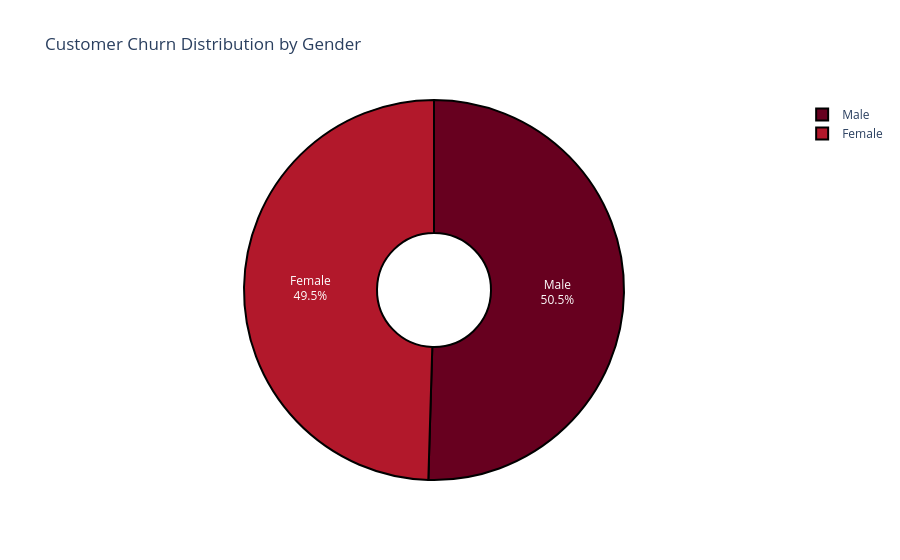
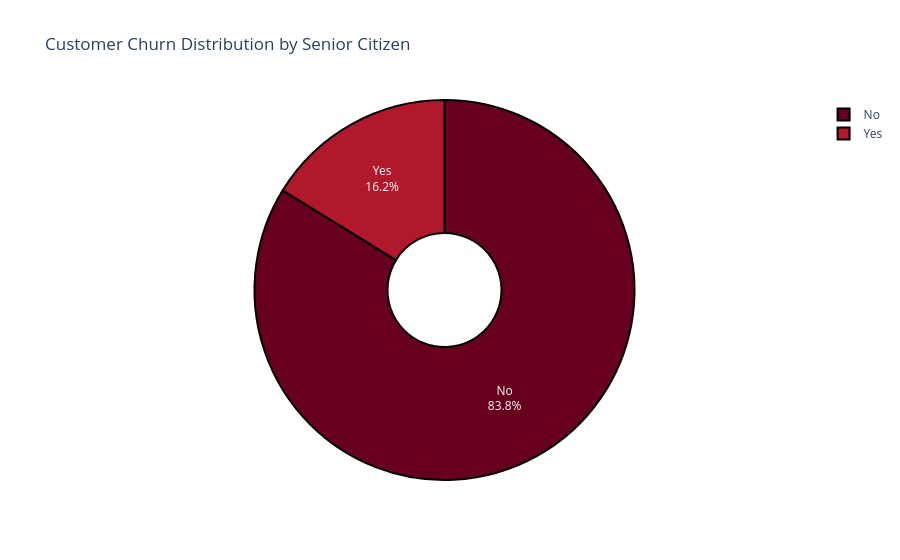
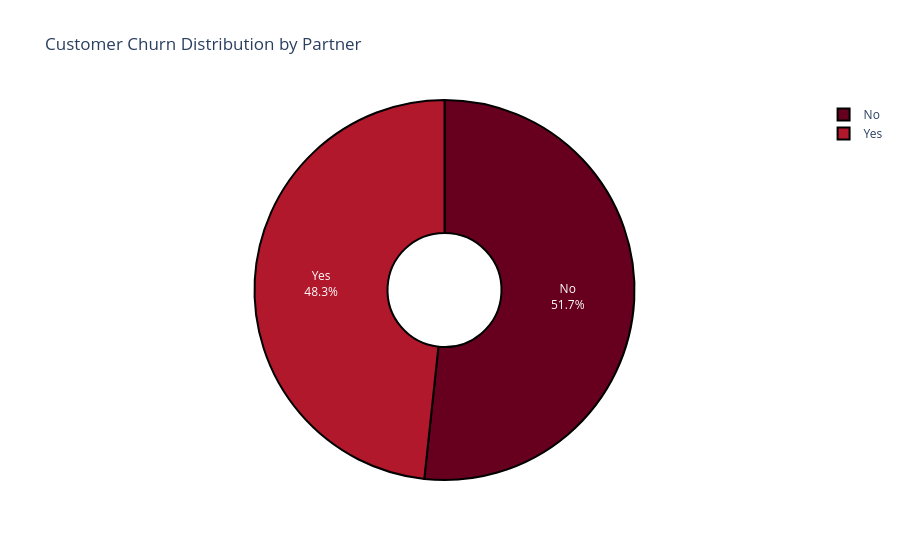
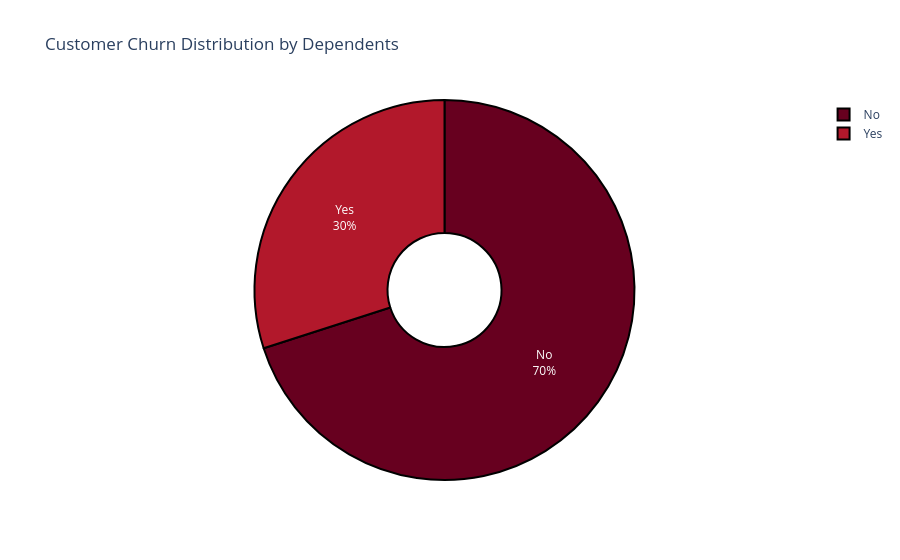

Notebook code cell kept with these figures, in order:
### Markdown cell above
## 4.3. Why Did It Happen?

There are so many factors, but not all attributes have a strong relationship with customer's churn status.

### Code cell
categorical_columns = ['gender', 'senior_citizen', 'partner', 'dependents', 'phone_service', 
                       'multiple_lines', 'internet_service', 'online_security', 'online_backup', 
                       'device_protection', 'tech_support', 'streaming_tv', 'streaming_movies', 
                       'contract', 'paperless_billing', 'payment_method']

for col in categorical_columns:
    pie_data = data_viz[col].value_counts(normalize=True).reset_index()
    pie_data.columns = [col, 'percentage']
    pie_data['percentage'] = pie_data['percentage'] * 100

    fig = px.pie(pie_data, values='percentage', names=col, 
                 title=f'Customer Churn Distribution by {col.title().replace("_", " ")}', 
                 color_discrete_sequence=px.colors.sequential.RdBu,
                 hole=0.3)

    fig.update_traces(textposition='inside', textinfo='percent+label', 
                      marker=dict(line=dict(color='#000000', width=2)))

    fig.show()

### Figure 1 — Plotly figure (JSON) as saved in the notebook; plotly's stock layout.template omitted (floating-point values rounded to 4 significant figures)
{"data": [{"domain": {"x": [0, 1], "y": [0, 1]}, "hole": 0.3, "hovertemplate": "gender=%{label}<br>percentage=%{value}<extra></extra>", "labels": ["Male", "Female"], "legendgroup": "", "marker": {"line": {"color": "#000000", "width": 2}}, "name": "", "showlegend": true, "textinfo": "percent+label", "textposition": "inside", "type": "pie", "values": [50.48, 49.52]}], "layout": {"legend": {"tracegroupgap": 0}, "piecolorway": ["rgb(103,0,31)", "rgb(178,24,43)", "rgb(214,96,77)", "rgb(244,165,130)", "rgb(253,219,199)", "rgb(247,247,247)", "rgb(209,229,240)", "rgb(146,197,222)", "rgb(67,147,195)", "rgb(33,102,172)", "rgb(5,48,97)"], "title": {"text": "Customer Churn Distribution by Gender"}}}

### Figure 2 — Plotly figure (JSON) as saved in the notebook; plotly's stock layout.template omitted (floating-point values rounded to 4 significant figures)
{"data": [{"domain": {"x": [0, 1], "y": [0, 1]}, "hole": 0.3, "hovertemplate": "senior_citizen=%{label}<br>percentage=%{value}<extra></extra>", "labels": ["No", "Yes"], "legendgroup": "", "marker": {"line": {"color": "#000000", "width": 2}}, "name": "", "showlegend": true, "textinfo": "percent+label", "textposition": "inside", "type": "pie", "values": [83.79, 16.21]}], "layout": {"legend": {"tracegroupgap": 0}, "piecolorway": ["rgb(103,0,31)", "rgb(178,24,43)", "rgb(214,96,77)", "rgb(244,165,130)", "rgb(253,219,199)", "rgb(247,247,247)", "rgb(209,229,240)", "rgb(146,197,222)", "rgb(67,147,195)", "rgb(33,102,172)", "rgb(5,48,97)"], "title": {"text": "Customer Churn Distribution by Senior Citizen"}}}

### Figure 3 — Plotly figure (JSON) as saved in the notebook; plotly's stock layout.template omitted (floating-point values rounded to 4 significant figures)
{"data": [{"domain": {"x": [0, 1], "y": [0, 1]}, "hole": 0.3, "hovertemplate": "partner=%{label}<br>percentage=%{value}<extra></extra>", "labels": ["No", "Yes"], "legendgroup": "", "marker": {"line": {"color": "#000000", "width": 2}}, "name": "", "showlegend": true, "textinfo": "percent+label", "textposition": "inside", "type": "pie", "values": [51.7, 48.3]}], "layout": {"legend": {"tracegroupgap": 0}, "piecolorway": ["rgb(103,0,31)", "rgb(178,24,43)", "rgb(214,96,77)", "rgb(244,165,130)", "rgb(253,219,199)", "rgb(247,247,247)", "rgb(209,229,240)", "rgb(146,197,222)", "rgb(67,147,195)", "rgb(33,102,172)", "rgb(5,48,97)"], "title": {"text": "Customer Churn Distribution by Partner"}}}

### Figure 4 — Plotly figure (JSON) as saved in the notebook; plotly's stock layout.template omitted (floating-point values rounded to 4 significant figures)
{"data": [{"domain": {"x": [0, 1], "y": [0, 1]}, "hole": 0.3, "hovertemplate": "dependents=%{label}<br>percentage=%{value}<extra></extra>", "labels": ["No", "Yes"], "legendgroup": "", "marker": {"line": {"color": "#000000", "width": 2}}, "name": "", "showlegend": true, "textinfo": "percent+label", "textposition": "inside", "type": "pie", "values": [70.04, 29.96]}], "layout": {"legend": {"tracegroupgap": 0}, "piecolorway": ["rgb(103,0,31)", "rgb(178,24,43)", "rgb(214,96,77)", "rgb(244,165,130)", "rgb(253,219,199)", "rgb(247,247,247)", "rgb(209,229,240)", "rgb(146,197,222)", "rgb(67,147,195)", "rgb(33,102,172)", "rgb(5,48,97)"], "title": {"text": "Customer Churn Distribution by Dependents"}}}
